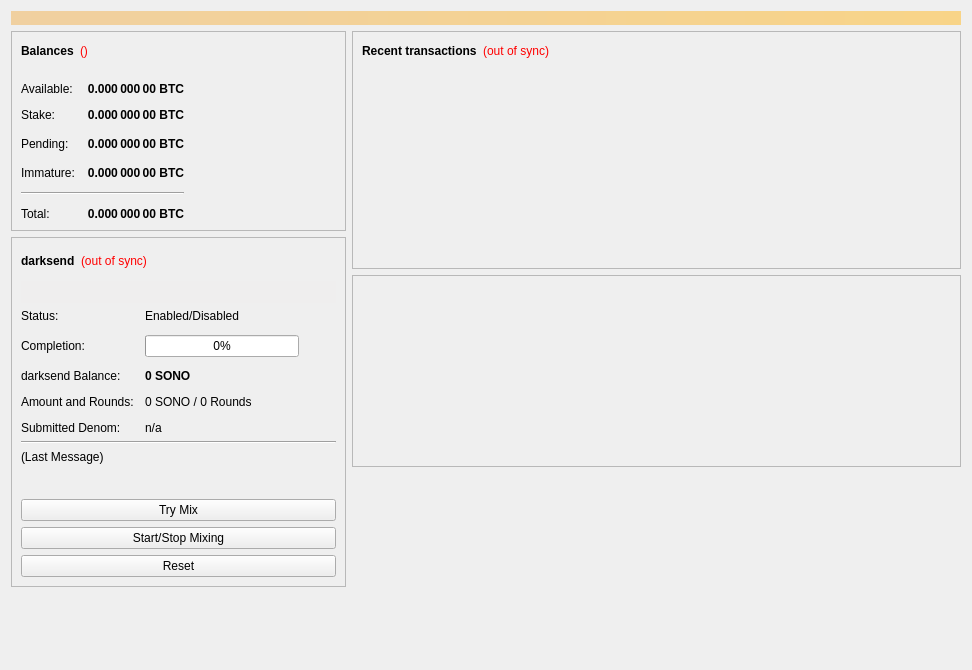
<?xml version="1.0" encoding="UTF-8"?>
<ui version="4.0">
 <class>OverviewPage</class>
 <widget class="QWidget" name="OverviewPage">
  <property name="geometry">
   <rect>
    <x>0</x>
    <y>0</y>
    <width>972</width>
    <height>670</height>
   </rect>
  </property>
  <property name="minimumSize">
   <size>
    <width>960</width>
    <height>0</height>
   </size>
  </property>
  <property name="windowTitle">
   <string>Form</string>
  </property>
  <layout class="QVBoxLayout" name="topLayout">
   <item>
    <widget class="QLabel" name="labelAlerts">
     <property name="visible">
      <bool>false</bool>
     </property>
     <property name="styleSheet">
      <string notr="true">background-color: qlineargradient(x1: 0, y1: 0, x2: 1, y2: 0, stop:0 #F0D0A0, stop:1 #F8D488); color:#000000;</string>
     </property>
     <property name="wordWrap">
      <bool>true</bool>
     </property>
     <property name="margin">
      <number>3</number>
     </property>
    </widget>
   </item>
   <item>
    <layout class="QHBoxLayout" name="horizontalLayout" stretch="1,1">
     <item>
      <layout class="QVBoxLayout" name="verticalLayout_2">
       <item>
        <widget class="QFrame" name="frame">
         <property name="frameShape">
          <enum>QFrame::StyledPanel</enum>
         </property>
         <property name="frameShadow">
          <enum>QFrame::Raised</enum>
         </property>
         <layout class="QVBoxLayout" name="verticalLayout_4">
          <item>
           <layout class="QHBoxLayout" name="horizontalLayout_4">
            <item>
             <widget class="QLabel" name="label_5">
              <property name="font">
               <font>
                <weight>75</weight>
                <bold>true</bold>
               </font>
              </property>
              <property name="text">
               <string>Balances</string>
              </property>
             </widget>
            </item>
            <item>
             <widget class="QLabel" name="labelWalletStatus">
              <property name="cursor">
               <cursorShape>WhatsThisCursor</cursorShape>
              </property>
              <property name="toolTip">
               <string>The displayed information may be out of date. Your wallet automatically synchronizes with the Transfer network after a connection is established, but this process has not completed yet.</string>
              </property>
              <property name="styleSheet">
               <string notr="true">QLabel { color: red; }</string>
              </property>
              <property name="text">
               <string>()</string>
              </property>
              <property name="alignment">
               <set>Qt::AlignLeading|Qt::AlignLeft|Qt::AlignVCenter</set>
              </property>
             </widget>
            </item>
            <item>
             <spacer name="horizontalSpacer_3">
              <property name="orientation">
               <enum>Qt::Horizontal</enum>
              </property>
              <property name="sizeHint" stdset="0">
               <size>
                <width>40</width>
                <height>20</height>
               </size>
              </property>
             </spacer>
            </item>
           </layout>
          </item>
          <item>
           <layout class="QGridLayout" name="gridLayout">
            <property name="spacing">
             <number>12</number>
            </property>
            <item row="3" column="1">
             <widget class="QLabel" name="labelUnconfirmed">
              <property name="font">
               <font>
                <weight>75</weight>
                <bold>true</bold>
               </font>
              </property>
              <property name="cursor">
               <cursorShape>IBeamCursor</cursorShape>
              </property>
              <property name="toolTip">
               <string>Total of transactions that have yet to be confirmed, and do not yet count toward the spendable balance</string>
              </property>
              <property name="text">
               <string notr="true">0.000 000 00 BTC</string>
              </property>
              <property name="alignment">
               <set>Qt::AlignRight|Qt::AlignTrailing|Qt::AlignVCenter</set>
              </property>
              <property name="textInteractionFlags">
               <set>Qt::LinksAccessibleByMouse|Qt::TextSelectableByKeyboard|Qt::TextSelectableByMouse</set>
              </property>
             </widget>
            </item>
            <item row="5" column="0" colspan="2">
             <widget class="Line" name="lineSpendableBalance">
              <property name="orientation">
               <enum>Qt::Horizontal</enum>
              </property>
             </widget>
            </item>
            <item row="5" column="2">
             <widget class="Line" name="lineWatchBalance">
              <property name="sizePolicy">
               <sizepolicy hsizetype="Preferred" vsizetype="Fixed">
                <horstretch>0</horstretch>
                <verstretch>0</verstretch>
               </sizepolicy>
              </property>
              <property name="minimumSize">
               <size>
                <width>140</width>
                <height>0</height>
               </size>
              </property>
              <property name="lineWidth">
               <number>0</number>
              </property>
              <property name="orientation">
               <enum>Qt::Horizontal</enum>
              </property>
             </widget>
            </item>
            <item row="6" column="0">
             <widget class="QLabel" name="labelTotalText">
              <property name="text">
               <string>Total:</string>
              </property>
             </widget>
            </item>
            <item row="4" column="1">
             <widget class="QLabel" name="labelImmature">
              <property name="font">
               <font>
                <weight>75</weight>
                <bold>true</bold>
               </font>
              </property>
              <property name="cursor">
               <cursorShape>IBeamCursor</cursorShape>
              </property>
              <property name="toolTip">
               <string>Mined balance that has not yet matured</string>
              </property>
              <property name="text">
               <string notr="true">0.000 000 00 BTC</string>
              </property>
              <property name="alignment">
               <set>Qt::AlignRight|Qt::AlignTrailing|Qt::AlignVCenter</set>
              </property>
              <property name="textInteractionFlags">
               <set>Qt::LinksAccessibleByMouse|Qt::TextSelectableByKeyboard|Qt::TextSelectableByMouse</set>
              </property>
             </widget>
            </item>
            <item row="3" column="3">
             <spacer name="horizontalSpacer_2">
              <property name="orientation">
               <enum>Qt::Horizontal</enum>
              </property>
              <property name="sizeHint" stdset="0">
               <size>
                <width>40</width>
                <height>20</height>
               </size>
              </property>
             </spacer>
            </item>
            <item row="4" column="0">
             <widget class="QLabel" name="labelImmatureText">
              <property name="text">
               <string>Immature:</string>
              </property>
             </widget>
            </item>
            <item row="6" column="1">
             <widget class="QLabel" name="labelTotal">
              <property name="font">
               <font>
                <weight>75</weight>
                <bold>true</bold>
               </font>
              </property>
              <property name="cursor">
               <cursorShape>IBeamCursor</cursorShape>
              </property>
              <property name="toolTip">
               <string>Your current total balance</string>
              </property>
              <property name="text">
               <string notr="true">0.000 000 00 BTC</string>
              </property>
              <property name="alignment">
               <set>Qt::AlignRight|Qt::AlignTrailing|Qt::AlignVCenter</set>
              </property>
              <property name="textInteractionFlags">
               <set>Qt::LinksAccessibleByMouse|Qt::TextSelectableByKeyboard|Qt::TextSelectableByMouse</set>
              </property>
             </widget>
            </item>
            <item row="1" column="0">
             <widget class="QLabel" name="labelBalanceText">
              <property name="text">
               <string>Available:</string>
              </property>
             </widget>
            </item>
            <item row="1" column="1">
             <widget class="QLabel" name="labelBalance">
              <property name="font">
               <font>
                <weight>75</weight>
                <bold>true</bold>
               </font>
              </property>
              <property name="cursor">
               <cursorShape>IBeamCursor</cursorShape>
              </property>
              <property name="toolTip">
               <string>Your current spendable balance</string>
              </property>
              <property name="text">
               <string notr="true">0.000 000 00 BTC</string>
              </property>
              <property name="alignment">
               <set>Qt::AlignRight|Qt::AlignTrailing|Qt::AlignVCenter</set>
              </property>
              <property name="textInteractionFlags">
               <set>Qt::LinksAccessibleByMouse|Qt::TextSelectableByKeyboard|Qt::TextSelectableByMouse</set>
              </property>
             </widget>
            </item>
            <item row="2" column="0">
             <widget class="QLabel" name="label_10">
              <property name="text">
               <string>Stake:</string>
              </property>
             </widget>
            </item>
            <item row="2" column="1">
             <widget class="QLabel" name="labelStake">
              <property name="font">
               <font>
                <weight>75</weight>
                <bold>true</bold>
               </font>
              </property>
              <property name="cursor">
               <cursorShape>IBeamCursor</cursorShape>
              </property>
              <property name="toolTip">
               <string>Total of coins that was staked, and do not yet count toward the current balance</string>
              </property>
              <property name="text">
               <string notr="true">0.000 000 00 BTC</string>
              </property>
              <property name="alignment">
               <set>Qt::AlignRight|Qt::AlignTrailing|Qt::AlignVCenter</set>
              </property>
              <property name="textInteractionFlags">
               <set>Qt::LinksAccessibleByMouse|Qt::TextSelectableByKeyboard|Qt::TextSelectableByMouse</set>
              </property>
             </widget>
            </item>
            <item row="3" column="0">
             <widget class="QLabel" name="labelPendingText">
              <property name="text">
               <string>Pending:</string>
              </property>
             </widget>
            </item>
            <item row="0" column="1">
             <widget class="Line" name="line">
              <property name="lineWidth">
               <number>0</number>
              </property>
              <property name="orientation">
               <enum>Qt::Horizontal</enum>
              </property>
             </widget>
            </item>
           </layout>
          </item>
         </layout>
        </widget>
       </item>
       <item>
        <widget class="QFrame" name="frameluxsend">
         <property name="sizePolicy">
          <sizepolicy hsizetype="Expanding" vsizetype="Expanding">
           <horstretch>0</horstretch>
           <verstretch>0</verstretch>
          </sizepolicy>
         </property>
         <property name="minimumSize">
          <size>
           <width>0</width>
           <height>350</height>
          </size>
         </property>
         <property name="layoutDirection">
          <enum>Qt::LeftToRight</enum>
         </property>
         <property name="frameShape">
          <enum>QFrame::StyledPanel</enum>
         </property>
         <property name="frameShadow">
          <enum>QFrame::Raised</enum>
         </property>
         <layout class="QVBoxLayout" name="verticalLayout_5">
          <item>
           <layout class="QHBoxLayout" name="horizontalLayout_5">
            <item>
             <widget class="QLabel" name="label_2">
              <property name="font">
               <font>
                <weight>75</weight>
                <bold>true</bold>
               </font>
              </property>
              <property name="text">
               <string>darksend</string>
              </property>
             </widget>
            </item>
            <item>
             <widget class="QLabel" name="labelluxsendSyncStatus">
              <property name="toolTip">
               <string>The displayed information may be out of date. Your wallet automatically synchronizes with the SONO network after a connection is established, but this process has not completed yet.</string>
              </property>
              <property name="styleSheet">
               <string notr="true">QLabel { color: red; }</string>
              </property>
              <property name="text">
               <string>(out of sync)</string>
              </property>
              <property name="alignment">
               <set>Qt::AlignLeading|Qt::AlignLeft|Qt::AlignVCenter</set>
              </property>
             </widget>
            </item>
            <item>
             <spacer name="horizontalSpacer_4">
              <property name="orientation">
               <enum>Qt::Horizontal</enum>
              </property>
              <property name="sizeHint" stdset="0">
               <size>
                <width>40</width>
                <height>20</height>
               </size>
              </property>
             </spacer>
            </item>
           </layout>
          </item>
          <item>
           <widget class="QPushButton" name="runAutoDenom">
            <property name="palette">
             <palette>
              <active>
               <colorrole role="WindowText">
                <brush brushstyle="SolidPattern">
                 <color alpha="255">
                  <red>0</red>
                  <green>0</green>
                  <blue>0</blue>
                 </color>
                </brush>
               </colorrole>
               <colorrole role="Button">
                <brush brushstyle="SolidPattern">
                 <color alpha="255">
                  <red>239</red>
                  <green>238</green>
                  <blue>238</blue>
                 </color>
                </brush>
               </colorrole>
               <colorrole role="Light">
                <brush brushstyle="SolidPattern">
                 <color alpha="255">
                  <red>255</red>
                  <green>255</green>
                  <blue>255</blue>
                 </color>
                </brush>
               </colorrole>
               <colorrole role="Midlight">
                <brush brushstyle="SolidPattern">
                 <color alpha="255">
                  <red>247</red>
                  <green>246</green>
                  <blue>246</blue>
                 </color>
                </brush>
               </colorrole>
               <colorrole role="Dark">
                <brush brushstyle="SolidPattern">
                 <color alpha="255">
                  <red>119</red>
                  <green>119</green>
                  <blue>119</blue>
                 </color>
                </brush>
               </colorrole>
               <colorrole role="Mid">
                <brush brushstyle="SolidPattern">
                 <color alpha="255">
                  <red>159</red>
                  <green>159</green>
                  <blue>159</blue>
                 </color>
                </brush>
               </colorrole>
               <colorrole role="Text">
                <brush brushstyle="SolidPattern">
                 <color alpha="255">
                  <red>0</red>
                  <green>0</green>
                  <blue>0</blue>
                 </color>
                </brush>
               </colorrole>
               <colorrole role="BrightText">
                <brush brushstyle="SolidPattern">
                 <color alpha="255">
                  <red>255</red>
                  <green>255</green>
                  <blue>255</blue>
                 </color>
                </brush>
               </colorrole>
               <colorrole role="ButtonText">
                <brush brushstyle="SolidPattern">
                 <color alpha="255">
                  <red>0</red>
                  <green>0</green>
                  <blue>0</blue>
                 </color>
                </brush>
               </colorrole>
               <colorrole role="Base">
                <brush brushstyle="SolidPattern">
                 <color alpha="255">
                  <red>255</red>
                  <green>255</green>
                  <blue>255</blue>
                 </color>
                </brush>
               </colorrole>
               <colorrole role="Window">
                <brush brushstyle="SolidPattern">
                 <color alpha="255">
                  <red>239</red>
                  <green>238</green>
                  <blue>238</blue>
                 </color>
                </brush>
               </colorrole>
               <colorrole role="Shadow">
                <brush brushstyle="SolidPattern">
                 <color alpha="255">
                  <red>0</red>
                  <green>0</green>
                  <blue>0</blue>
                 </color>
                </brush>
               </colorrole>
               <colorrole role="AlternateBase">
                <brush brushstyle="SolidPattern">
                 <color alpha="255">
                  <red>247</red>
                  <green>246</green>
                  <blue>246</blue>
                 </color>
                </brush>
               </colorrole>
               <colorrole role="ToolTipBase">
                <brush brushstyle="SolidPattern">
                 <color alpha="255">
                  <red>255</red>
                  <green>255</green>
                  <blue>220</blue>
                 </color>
                </brush>
               </colorrole>
               <colorrole role="ToolTipText">
                <brush brushstyle="SolidPattern">
                 <color alpha="255">
                  <red>0</red>
                  <green>0</green>
                  <blue>0</blue>
                 </color>
                </brush>
               </colorrole>
              </active>
              <inactive>
               <colorrole role="WindowText">
                <brush brushstyle="SolidPattern">
                 <color alpha="255">
                  <red>0</red>
                  <green>0</green>
                  <blue>0</blue>
                 </color>
                </brush>
               </colorrole>
               <colorrole role="Button">
                <brush brushstyle="SolidPattern">
                 <color alpha="255">
                  <red>239</red>
                  <green>238</green>
                  <blue>238</blue>
                 </color>
                </brush>
               </colorrole>
               <colorrole role="Light">
                <brush brushstyle="SolidPattern">
                 <color alpha="255">
                  <red>255</red>
                  <green>255</green>
                  <blue>255</blue>
                 </color>
                </brush>
               </colorrole>
               <colorrole role="Midlight">
                <brush brushstyle="SolidPattern">
                 <color alpha="255">
                  <red>247</red>
                  <green>246</green>
                  <blue>246</blue>
                 </color>
                </brush>
               </colorrole>
               <colorrole role="Dark">
                <brush brushstyle="SolidPattern">
                 <color alpha="255">
                  <red>119</red>
                  <green>119</green>
                  <blue>119</blue>
                 </color>
                </brush>
               </colorrole>
               <colorrole role="Mid">
                <brush brushstyle="SolidPattern">
                 <color alpha="255">
                  <red>159</red>
                  <green>159</green>
                  <blue>159</blue>
                 </color>
                </brush>
               </colorrole>
               <colorrole role="Text">
                <brush brushstyle="SolidPattern">
                 <color alpha="255">
                  <red>0</red>
                  <green>0</green>
                  <blue>0</blue>
                 </color>
                </brush>
               </colorrole>
               <colorrole role="BrightText">
                <brush brushstyle="SolidPattern">
                 <color alpha="255">
                  <red>255</red>
                  <green>255</green>
                  <blue>255</blue>
                 </color>
                </brush>
               </colorrole>
               <colorrole role="ButtonText">
                <brush brushstyle="SolidPattern">
                 <color alpha="255">
                  <red>0</red>
                  <green>0</green>
                  <blue>0</blue>
                 </color>
                </brush>
               </colorrole>
               <colorrole role="Base">
                <brush brushstyle="SolidPattern">
                 <color alpha="255">
                  <red>255</red>
                  <green>255</green>
                  <blue>255</blue>
                 </color>
                </brush>
               </colorrole>
               <colorrole role="Window">
                <brush brushstyle="SolidPattern">
                 <color alpha="255">
                  <red>239</red>
                  <green>238</green>
                  <blue>238</blue>
                 </color>
                </brush>
               </colorrole>
               <colorrole role="Shadow">
                <brush brushstyle="SolidPattern">
                 <color alpha="255">
                  <red>0</red>
                  <green>0</green>
                  <blue>0</blue>
                 </color>
                </brush>
               </colorrole>
               <colorrole role="AlternateBase">
                <brush brushstyle="SolidPattern">
                 <color alpha="255">
                  <red>247</red>
                  <green>246</green>
                  <blue>246</blue>
                 </color>
                </brush>
               </colorrole>
               <colorrole role="ToolTipBase">
                <brush brushstyle="SolidPattern">
                 <color alpha="255">
                  <red>255</red>
                  <green>255</green>
                  <blue>220</blue>
                 </color>
                </brush>
               </colorrole>
               <colorrole role="ToolTipText">
                <brush brushstyle="SolidPattern">
                 <color alpha="255">
                  <red>0</red>
                  <green>0</green>
                  <blue>0</blue>
                 </color>
                </brush>
               </colorrole>
              </inactive>
              <disabled>
               <colorrole role="WindowText">
                <brush brushstyle="SolidPattern">
                 <color alpha="255">
                  <red>119</red>
                  <green>119</green>
                  <blue>119</blue>
                 </color>
                </brush>
               </colorrole>
               <colorrole role="Button">
                <brush brushstyle="SolidPattern">
                 <color alpha="255">
                  <red>239</red>
                  <green>238</green>
                  <blue>238</blue>
                 </color>
                </brush>
               </colorrole>
               <colorrole role="Light">
                <brush brushstyle="SolidPattern">
                 <color alpha="255">
                  <red>255</red>
                  <green>255</green>
                  <blue>255</blue>
                 </color>
                </brush>
               </colorrole>
               <colorrole role="Midlight">
                <brush brushstyle="SolidPattern">
                 <color alpha="255">
                  <red>247</red>
                  <green>246</green>
                  <blue>246</blue>
                 </color>
                </brush>
               </colorrole>
               <colorrole role="Dark">
                <brush brushstyle="SolidPattern">
                 <color alpha="255">
                  <red>119</red>
                  <green>119</green>
                  <blue>119</blue>
                 </color>
                </brush>
               </colorrole>
               <colorrole role="Mid">
                <brush brushstyle="SolidPattern">
                 <color alpha="255">
                  <red>159</red>
                  <green>159</green>
                  <blue>159</blue>
                 </color>
                </brush>
               </colorrole>
               <colorrole role="Text">
                <brush brushstyle="SolidPattern">
                 <color alpha="255">
                  <red>119</red>
                  <green>119</green>
                  <blue>119</blue>
                 </color>
                </brush>
               </colorrole>
               <colorrole role="BrightText">
                <brush brushstyle="SolidPattern">
                 <color alpha="255">
                  <red>255</red>
                  <green>255</green>
                  <blue>255</blue>
                 </color>
                </brush>
               </colorrole>
               <colorrole role="ButtonText">
                <brush brushstyle="SolidPattern">
                 <color alpha="255">
                  <red>119</red>
                  <green>119</green>
                  <blue>119</blue>
                 </color>
                </brush>
               </colorrole>
               <colorrole role="Base">
                <brush brushstyle="SolidPattern">
                 <color alpha="255">
                  <red>239</red>
                  <green>238</green>
                  <blue>238</blue>
                 </color>
                </brush>
               </colorrole>
               <colorrole role="Window">
                <brush brushstyle="SolidPattern">
                 <color alpha="255">
                  <red>239</red>
                  <green>238</green>
                  <blue>238</blue>
                 </color>
                </brush>
               </colorrole>
               <colorrole role="Shadow">
                <brush brushstyle="SolidPattern">
                 <color alpha="255">
                  <red>0</red>
                  <green>0</green>
                  <blue>0</blue>
                 </color>
                </brush>
               </colorrole>
               <colorrole role="AlternateBase">
                <brush brushstyle="SolidPattern">
                 <color alpha="255">
                  <red>239</red>
                  <green>238</green>
                  <blue>238</blue>
                 </color>
                </brush>
               </colorrole>
               <colorrole role="ToolTipBase">
                <brush brushstyle="SolidPattern">
                 <color alpha="255">
                  <red>255</red>
                  <green>255</green>
                  <blue>220</blue>
                 </color>
                </brush>
               </colorrole>
               <colorrole role="ToolTipText">
                <brush brushstyle="SolidPattern">
                 <color alpha="255">
                  <red>0</red>
                  <green>0</green>
                  <blue>0</blue>
                 </color>
                </brush>
               </colorrole>
              </disabled>
             </palette>
            </property>
            <property name="focusPolicy">
             <enum>Qt::NoFocus</enum>
            </property>
            <property name="autoFillBackground">
             <bool>true</bool>
            </property>
            <property name="text">
             <string/>
            </property>
            <property name="flat">
             <bool>true</bool>
            </property>
           </widget>
          </item>
          <item>
           <layout class="QFormLayout" name="formLayout">
            <property name="fieldGrowthPolicy">
             <enum>QFormLayout::AllNonFixedFieldsGrow</enum>
            </property>
            <property name="horizontalSpacing">
             <number>11</number>
            </property>
            <property name="verticalSpacing">
             <number>12</number>
            </property>
            <item row="0" column="0">
             <widget class="QLabel" name="label_6">
              <property name="text">
               <string>Status:</string>
              </property>
             </widget>
            </item>
            <item row="1" column="0">
             <widget class="QLabel" name="label_7">
              <property name="text">
               <string>Completion:</string>
              </property>
             </widget>
            </item>
            <item row="1" column="1">
             <widget class="QProgressBar" name="darksendProgress">
              <property name="maximumSize">
               <size>
                <width>154</width>
                <height>16777215</height>
               </size>
              </property>
              <property name="value">
               <number>0</number>
              </property>
             </widget>
            </item>
            <item row="3" column="0">
             <widget class="QLabel" name="labelAnonymizedText">
              <property name="text">
               <string>darksend Balance:</string>
              </property>
             </widget>
            </item>
            <item row="3" column="1">
             <widget class="QLabel" name="labelAnonymized">
              <property name="font">
               <font>
                <weight>75</weight>
                <bold>true</bold>
               </font>
              </property>
              <property name="text">
               <string notr="true">0 SONO</string>
              </property>
             </widget>
            </item>
            <item row="4" column="0">
             <widget class="QLabel" name="label_8">
              <property name="text">
               <string>Amount and Rounds:</string>
              </property>
             </widget>
            </item>
            <item row="4" column="1">
             <widget class="QLabel" name="labelAmountRounds">
              <property name="text">
               <string>0 SONO / 0 Rounds</string>
              </property>
             </widget>
            </item>
            <item row="5" column="0">
             <widget class="QLabel" name="label_9">
              <property name="text">
               <string>Submitted Denom:</string>
              </property>
             </widget>
            </item>
            <item row="5" column="1">
             <widget class="QLabel" name="labelSubmittedDenom">
              <property name="toolTip">
               <string>The denominations you submitted to the Masternode.&lt;br&gt;To mix, other users must submit the exact same denominations.</string>
              </property>
              <property name="text">
               <string>n/a</string>
              </property>
             </widget>
            </item>
            <item row="0" column="1">
             <widget class="QLabel" name="darksendEnabled">
              <property name="text">
               <string>Enabled/Disabled</string>
              </property>
             </widget>
            </item>
           </layout>
          </item>
          <item>
           <widget class="Line" name="lineLastMessage">
            <property name="orientation">
             <enum>Qt::Horizontal</enum>
            </property>
           </widget>
          </item>
          <item>
           <widget class="QLabel" name="darksendStatus">
            <property name="minimumSize">
             <size>
              <width>288</width>
              <height>43</height>
             </size>
            </property>
            <property name="text">
             <string>(Last Message)</string>
            </property>
            <property name="alignment">
             <set>Qt::AlignLeading|Qt::AlignLeft|Qt::AlignTop</set>
            </property>
            <property name="wordWrap">
             <bool>true</bool>
            </property>
           </widget>
          </item>
          <item>
           <widget class="QPushButton" name="darksendAuto">
            <property name="sizePolicy">
             <sizepolicy hsizetype="MinimumExpanding" vsizetype="Fixed">
              <horstretch>0</horstretch>
              <verstretch>0</verstretch>
             </sizepolicy>
            </property>
            <property name="toolTip">
             <string>Try to manually submit a luxsend request.</string>
            </property>
            <property name="text">
             <string>Try Mix</string>
            </property>
           </widget>
          </item>
          <item>
           <widget class="QPushButton" name="toggleluxsend">
            <property name="sizePolicy">
             <sizepolicy hsizetype="MinimumExpanding" vsizetype="Fixed">
              <horstretch>0</horstretch>
              <verstretch>0</verstretch>
             </sizepolicy>
            </property>
            <property name="text">
             <string>Start/Stop Mixing</string>
            </property>
           </widget>
          </item>
          <item>
           <widget class="QPushButton" name="darksendReset">
            <property name="sizePolicy">
             <sizepolicy hsizetype="MinimumExpanding" vsizetype="Fixed">
              <horstretch>0</horstretch>
              <verstretch>0</verstretch>
             </sizepolicy>
            </property>
            <property name="toolTip">
             <string>Reset the current status of luxsend (can interrupt luxsend if it's in the process of Mixing, which can cost you money!)</string>
            </property>
            <property name="autoFillBackground">
             <bool>false</bool>
            </property>
            <property name="text">
             <string>Reset</string>
            </property>
           </widget>
          </item>
         </layout>
        </widget>
       </item>
       <item>
        <spacer name="verticalSpacer">
         <property name="orientation">
          <enum>Qt::Vertical</enum>
         </property>
         <property name="sizeHint" stdset="0">
          <size>
           <width>20</width>
           <height>40</height>
          </size>
         </property>
        </spacer>
       </item>
      </layout>
     </item>
     <item>
      <layout class="QVBoxLayout" name="verticalLayout_3">
       <item>
        <widget class="QFrame" name="frame_2">
         <property name="frameShape">
          <enum>QFrame::StyledPanel</enum>
         </property>
         <property name="frameShadow">
          <enum>QFrame::Raised</enum>
         </property>
         <layout class="QVBoxLayout" name="verticalLayout">
          <item>
           <layout class="QHBoxLayout" name="horizontalLayout_2">
            <item>
             <widget class="QLabel" name="label_4">
              <property name="font">
               <font>
                <weight>75</weight>
                <bold>true</bold>
               </font>
              </property>
              <property name="text">
               <string>Recent transactions</string>
              </property>
             </widget>
            </item>
            <item>
             <widget class="QLabel" name="labelTransactionsStatus">
              <property name="cursor">
               <cursorShape>WhatsThisCursor</cursorShape>
              </property>
              <property name="toolTip">
               <string>The displayed information may be out of date. Your wallet automatically synchronizes with the SONO network after a connection is established, but this process has not completed yet.</string>
              </property>
              <property name="styleSheet">
               <string notr="true">QLabel { color: red; }</string>
              </property>
              <property name="text">
               <string>(out of sync)</string>
              </property>
              <property name="alignment">
               <set>Qt::AlignRight|Qt::AlignTrailing|Qt::AlignVCenter</set>
              </property>
             </widget>
            </item>
            <item>
             <spacer name="horizontalSpacer">
              <property name="orientation">
               <enum>Qt::Horizontal</enum>
              </property>
              <property name="sizeHint" stdset="0">
               <size>
                <width>40</width>
                <height>20</height>
               </size>
              </property>
             </spacer>
            </item>
           </layout>
          </item>
          <item>
           <widget class="QListView" name="listTransactions">
            <property name="styleSheet">
             <string notr="true">QListView { background: transparent; }</string>
            </property>
            <property name="frameShape">
             <enum>QFrame::NoFrame</enum>
            </property>
            <property name="verticalScrollBarPolicy">
             <enum>Qt::ScrollBarAlwaysOff</enum>
            </property>
            <property name="horizontalScrollBarPolicy">
             <enum>Qt::ScrollBarAlwaysOff</enum>
            </property>
            <property name="selectionMode">
             <enum>QAbstractItemView::NoSelection</enum>
            </property>
           </widget>
          </item>
         </layout>
        </widget>
       </item>
       <item>
        <widget class="QFrame" name="diffplotframe">
         <property name="frameShape">
          <enum>QFrame::StyledPanel</enum>
         </property>
         <property name="frameShadow">
          <enum>QFrame::Raised</enum>
         </property>
         <layout class="QVBoxLayout" name="verticalLayout_5">
          <property name="leftMargin">
           <number>1</number>
          </property>
          <property name="topMargin">
           <number>1</number>
          </property>
          <property name="rightMargin">
           <number>1</number>
          </property>
          <property name="bottomMargin">
           <number>1</number>
          </property>
          <item>
           <layout class="QHBoxLayout" name="horizontalLayout_3">
            <item>
             <widget class="QCustomPlot" name="diffplot" native="true">
              <property name="sizePolicy">
               <sizepolicy hsizetype="Expanding" vsizetype="Expanding">
                <horstretch>0</horstretch>
                <verstretch>0</verstretch>
               </sizepolicy>
              </property>
              <property name="minimumSize">
               <size>
                <width>700</width>
                <height>180</height>
               </size>
              </property>
              <property name="maximumSize">
               <size>
                <width>1000</width>
                <height>1000</height>
               </size>
              </property>
             </widget>
            </item>
           </layout>
          </item>
         </layout>
        </widget>
       </item>
       <item>
        <spacer name="verticalSpacer_2">
         <property name="orientation">
          <enum>Qt::Vertical</enum>
         </property>
         <property name="sizeHint" stdset="0">
          <size>
           <width>20</width>
           <height>40</height>
          </size>
         </property>
        </spacer>
       </item>
      </layout>
     </item>
    </layout>
   </item>
  </layout>
 </widget>
 <customwidgets>
  <customwidget>
   <class>QCustomPlot</class>
   <extends>QWidget</extends>
   <header>qcustomplot.h</header>
  </customwidget>
 </customwidgets>
 <resources/>
 <connections/>
</ui>
